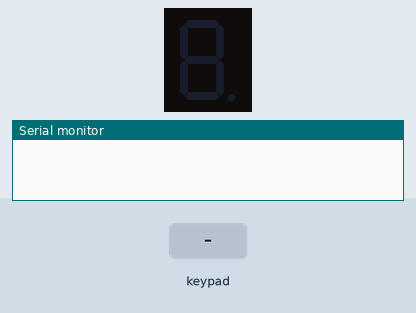
Recording of a sketch running on a simulated Arduino Uno, built with avr-gcc and run on an emulated ATmega328P. On the bench: 1-digit seven-segment display, the last lines printed to the serial monitor. Inputs (shaded band) come from the test bench.

Above: at 1.2 s.
1.3 s: keypad keys 1 3 1 2 1 1 1 0 A pressed 0.4 s apart
At 4.9 s:
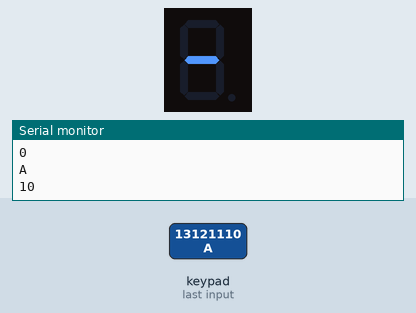
6.4 s: key '6' pressed
At 7.6 s:
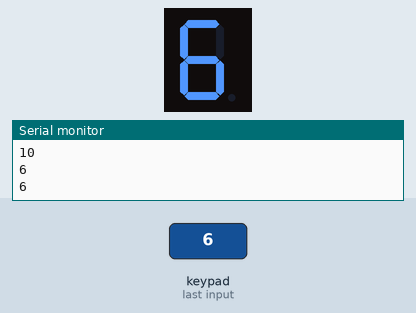
7.9 s: keypad keys 9 8 7 6 D pressed 0.4 s apart
At 8.1 s:
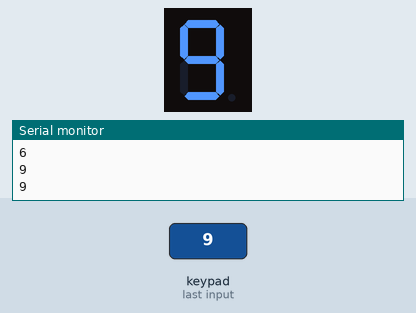
11.4 s: key '5' pressed
At 12.6 s:
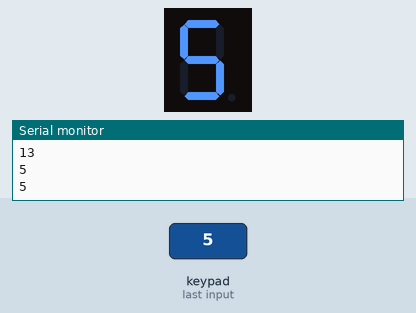
12.9 s: key 'A' pressed
At 13.9 s:
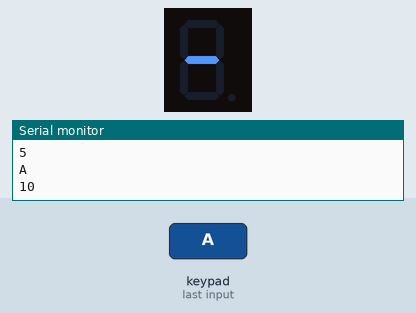
14.4 s: key '0' pressed
At 14.8 s:
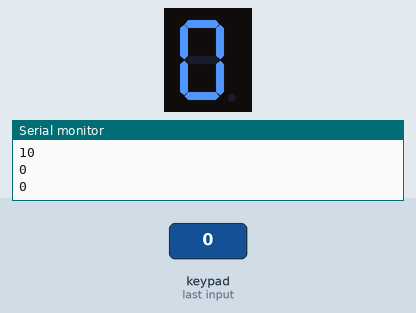
Timing chart, 0 to 16.9 s (numbered marks = the images above; inputs shaded):
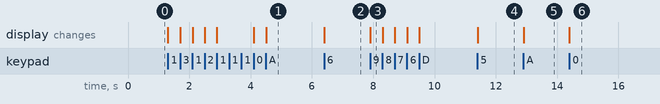

Measured:
- after the input at 1.3 s, the display: first changes at once (image 1 shows a later state)
- after the input at 6.4 s, the display: changes at once (image 2)
- after the input at 7.9 s, the display: changes at once (image 3)
- after the input at 11.4 s, the display: changes at once (image 4)
- after the input at 12.9 s, the display: changes at once (image 5)
- after the input at 14.4 s, the display: changes at once (image 6)

The sketch:

lab05_2.ino
```cpp
#include <SevSeg.h>
	#include <Keypad.h>

	SevSeg sevseg;

	void setup() {
	Serial.begin(9600);
	byte numDigits =1;

	byte digitPins[] = {A2};
	byte segmentPins[] = {A0,A1,A3,A4,2,3,4,5};
	sevseg.begin(COMMON_CATHODE, numDigits, digitPins, segmentPins);
	}

	const byte ROWS = 4;
	const byte COLS = 4;
	char key;
	int k;
	char keys[ROWS][COLS]={
	{'F','B','A','0'},
	{'E','3','2','1'},
	{'D','6','5','4'},
	{'C','9','8','7'}
	};

	byte rowPins[ROWS]={13,12,11,10};
	byte colPins[COLS]={9,8,7,6};
	Keypad keypad = Keypad(makeKeymap(keys),rowPins,colPins,ROWS,COLS);

	void loop() {
	key = keypad.getKey();

	if (key != NO_KEY)
	{
	if(key>='A' && key<='Z')
	k=key-'A'+10;
	else
	k=key-'0';

	Serial.println(key);
	Serial.println(k);
	sevseg.setNumber(k,1);
	//sevseg.setChars(k);
	sevseg.refreshDisplay();
	}
	else
	sevseg.refreshDisplay();


	}
```
